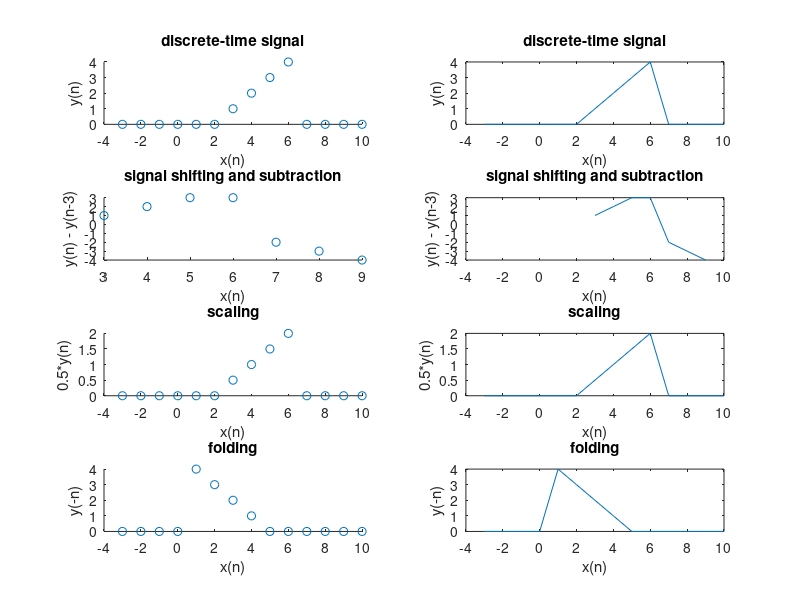

The MATLAB script that drew this image:
# Clear Registers.
clear;

# Declare Default Signal (Excerise A)
y0 = [0 0 0 0 0 0 1 2 3 4 0 0 0 0]

# Declare index and length vars outside FOR loop for speed.
arrayLength = length(y0);
index = 1; indexPositionFromZero = -3;

# Run Signal through System.
for n = indexPositionFromZero:arrayLength+indexPositionFromZero-1,
  # Horizontal Scale.
  x(index) = n;

  # Excerise B.
  if ((index+indexPositionFromZero) > 1) # Don't get points if out of index.
    if ((y0(index) - y0(index+indexPositionFromZero)) != 0)
      y1(index) = y0(index) - y0(index+indexPositionFromZero);
    else
      y1(index) = NaN;
    endif
  else
    y1(index) = NaN;
  endif

  # Excerise C.
  y2(index) = 0.5*y0(index);

  # Excerise D.
  y3(index) = y0(arrayLength-index+1);

  # Increment Index.
  index++;
end

# Plot System Output.
figure;
subplot(4,2,1);
scatter(x, y0);
title("discrete-time signal");
xlabel("x(n)");
ylabel("y(n)");
subplot(4,2,2);
plot(x, y0);
title("discrete-time signal");
xlabel("x(n)");
ylabel("y(n)");

subplot(4,2,3);
scatter(x, y1);
title("signal shifting and subtraction");
xlabel("x(n)");
ylabel("y(n) - y(n-3)");
subplot(4,2,4);
plot(x, y1);
title("signal shifting and subtraction");
xlabel("x(n)");
ylabel("y(n) - y(n-3)");

subplot(4,2,5);
scatter(x, y2);
title("scaling");
xlabel("x(n)");
ylabel("0.5*y(n)");
subplot(4,2,6);
plot(x, y2);
title("scaling");
xlabel("x(n)");
ylabel("0.5*y(n)");

subplot(4,2,7);
scatter(x, y3);
title("folding");
xlabel("x(n)");
ylabel("y(-n)");
subplot(4,2,8);
plot(x, y3);
title("folding");
xlabel("x(n)");
ylabel("y(-n)");








